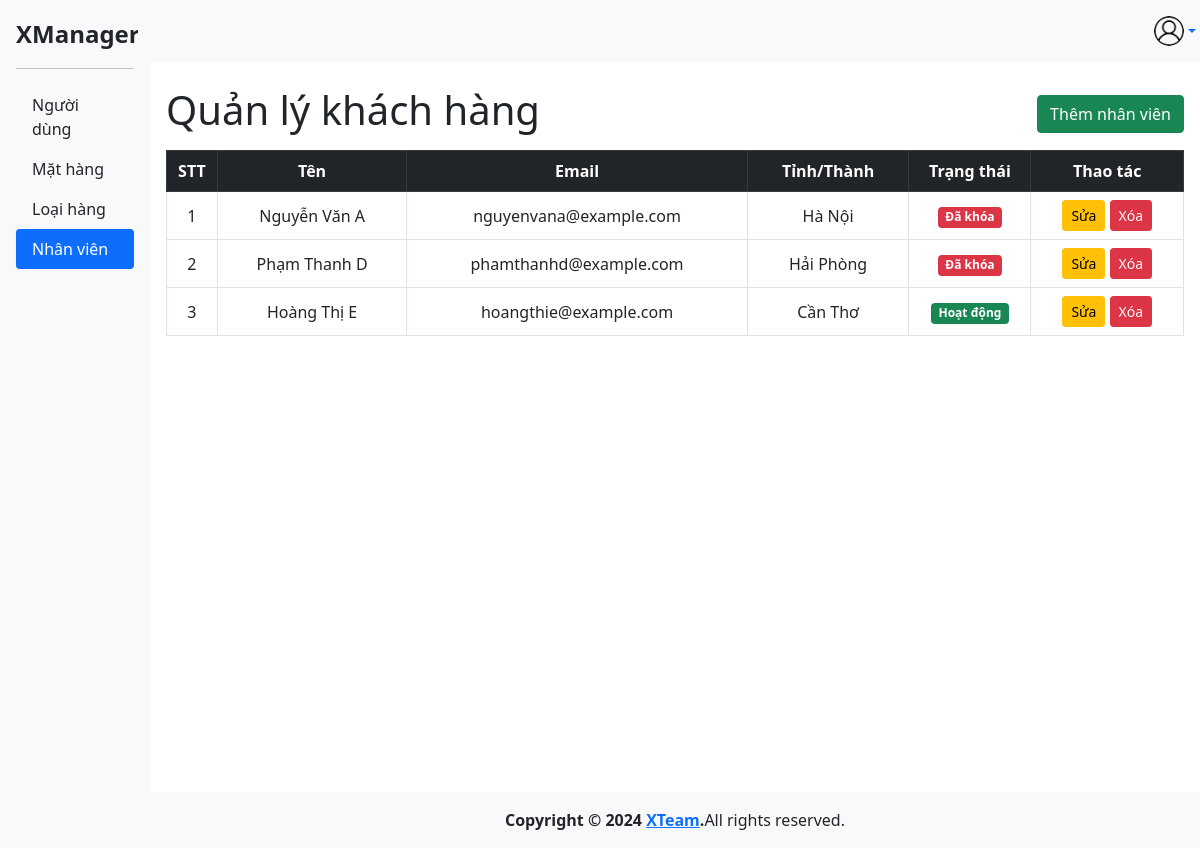
Screenshot of /employee (signed in) with the database file from the repository.
### tables this page shows
CREATE TABLE `employees` (
  `EmployeeID` int(11) NOT NULL,
  `EmployeeName` varchar(100) NOT NULL,
  `Email` varchar(150) NOT NULL,
  `Province` varchar(150) DEFAULT NULL,
  `Address` varchar(150) DEFAULT NULL,
  `Password` varchar(150) DEFAULT NULL,
  `Role` varchar(150) DEFAULT NULL,
  `IsWorking` tinyint(1) DEFAULT 0,
  `created_at` timestamp NOT NULL DEFAULT current_timestamp()
);

### src/Controller.php (called while the page is built, shortened)
<?php
class Controller {
    protected function render($view_name, $data = []) {
        extract($data);
        include __DIR__ . "\Views\\$view_name.php";
    }
}

### src/Controllers/EmployeeController.php (called while the page is built, shortened)
<?php
class EmployeeController extends Controller
{
    private $employeeModel;
    public function __construct()
    {
        $this->employeeModel = new Employee();
    }
    public function index(){
        $employees = $this->employeeModel->getAllEmployees();
        $this->render('employees\index', ['employees' => $employees]);
    }
}

### index.php (called while the page is built, shortened)
<?php
require __DIR__. '/src/routes.php';
$uri = $_SERVER['REQUEST_URI'];
$router->match($uri);

### src/Models/Employee.php (called while the page is built, shortened)
<?php
class Employee
{
    private $mysqli;
    public function __construct()
    {
        $host = DB_HOST;
        $username = DB_USER;
        $password = DB_PASSWORD;
        $database = DB_NAME;
        $this->mysqli = new \mysqli($host, $username, $password, $database);
    }
    public function getAllEmployees()
    {
        $result = $this->mysqli->query("SELECT * FROM employees");
        return $result->fetch_all(MYSQLI_ASSOC);
    }
}

### src/Views/employees/index.php (the view, shortened to what this page needs)
    <div class="d-flex justify-content-between align-items-center my-2">
        <h1>Quản lý khách hàng</h1>
        <a href="/employee/create" class="my-2 btn btn-success">Thêm nhân viên</a>
    </div>
    <table class="table table-bordered table-hover text-center align-middle">
    <thead class="table-dark">
            <tr>
                <th width="5%">STT</th>
                <th>Tên</th>
                <th>Email</th>
                <th>Tỉnh/Thành</th>
                <th width="12%">Trạng thái</th>
                <th width="15%">Thao tác</th>
            </tr>
        </thead>
        <tbody>
        <?php foreach ($employees as $index => $employee): ?>
            <tr>
                <td><?= $index + 1; ?></td>
                <td><?= htmlspecialchars($employee["EmployeeName"], ENT_QUOTES, 'UTF-8'); ?></td>
                <td><?= htmlspecialchars($employee["Email"], ENT_QUOTES, 'UTF-8'); ?></td>
                <td><?= htmlspecialchars($employee["Province"], ENT_QUOTES, 'UTF-8'); ?></td>
                <td>
                    <?= $employee["IsWorking"] == 1
                        ? '<span class="badge bg-danger">Đã khóa</span>'
                        : '<span class="badge bg-success">Hoạt động</span>';
                    ?>
                </td>
                <td>
                    <a href="/employee/update/<?= $employee["EmployeeID"]; ?>" class="btn btn-warning btn-sm">Sửa</a>
                    <a href="/employee/delete/<?= $employee["EmployeeID"]; ?>" class="btn btn-danger btn-sm">Xóa</a>
                </td>
            </tr>
        <?php endforeach; ?>
        </tbody>
    </table>
<?php include(__DIR__ . '/../layouts/layout.php'); ?>

### src/Router.php (shortened to what this page needs)
<?php
class Router {
    private $routes = [];
    public function addRoute($pattern, $callback) {
        $this->routes[$pattern] = $callback;
    }
    public function match($uri) {
        uksort($this->routes, function ($a, $b) {
            return strlen($b) - strlen($a);
        });
        foreach ($this->routes as $pattern => $callback) {
            if (preg_match($pattern, $uri, $matches)) {
                array_shift($matches);
                call_user_func_array($callback, $matches);
                return;
            }
        }
    }
}

### src/Views/layouts/layout.php (style rules this page uses)
:root { --header: 70px; --footer: 56px; }

### rows the page displays
employees: EmployeeName "Nguyễn Văn A", Email "nguyenvana@example.com", Province "Hà Nội", IsWorking "Đã khóa"
employees: EmployeeName "Phạm Thanh D", Email "phamthanhd@example.com", Province "Hải Phòng", IsWorking "Đã khóa"
employees: EmployeeName "Hoàng Thị E", Email "hoangthie@example.com", Province "Cần Thơ", IsWorking "Hoạt động"
